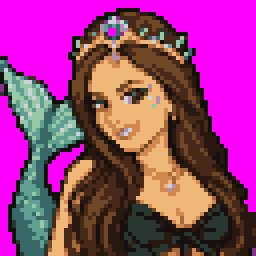
#> input picture graphics/portraits/allison.png, 64 x 64 px, found by its file name (shown 4 times larger)
$ python build_allison_sprites.py
#> lines starting #> are read from the running program, lines starting #| are printed output that depends on the picture
#!/usr/bin/env python3
"""
Wishes of Tomorrow -- cut Siren Allison's overworld sheets out of the artist's
sprite sheet.

Source: custom sprites/Trainer Sprites/allison.png

That sheet is one image holding everything: a tall battle sprite on the left,
and on the right an 8x4 grid of 32x48 cells. The grid's LEFT four columns are
her swimming (head and shoulders above the water), the RIGHT four are her
walking; the four rows are down / left / right / up, and each group of four
columns is a stand-step-stand-step cycle, so the two step poses are columns
1 and 3 of the group.

pokeemerald wants nine frames in a fixed order, and the right-facing row is not
needed -- the engine mirrors the left-facing frames.

THE SHEET IS DRAWN AT 2x AND MUST BE HALVED. Verified rather than assumed:
on the (0,0) phase, 98.9%% of its 2x2 blocks are a single flat colour, so it is
genuinely double-scale art and halving it is all but lossless. Emitted at full
size she towered over every other NPC on the route. Halved, a 32x48 cell
becomes 16x24 and her walking figure becomes 16x19, which sits comfortably in
the standard 16x32 NPC frame -- the same size as the player.

Blocks that are NOT uniform (the artist's own anti-aliasing) are resolved by
majority vote of the four pixels rather than by sampling one corner, which
keeps her outline from breaking up.

Each halved cell is placed into its frame at a FIXED offset rather than being
individually centred, so the artist's own frame-to-frame bob is preserved
instead of being flattened.

Run from the repo root:  python3 tools/build_allison_sprites.py
"""

import os
import sys

from PIL import Image

SRC = os.path.join("..", "custom sprites", "Trainer Sprites", "allison.png")

GRID_X, CELL_W, CELL_H = 160, 32, 48    # source cell, at 2x
FRAME_W, FRAME_H = 16, 32               # the standard NPC sprite, after halving
HALF_W, HALF_H = CELL_W // 2, CELL_H // 2
# Bottom-align the cell in the frame, matching how the other overworld sheets
# in this repo are authored (content sits on the tile).
OFF_X, OFF_Y = (FRAME_W - HALF_W) // 2, FRAME_H - HALF_H

ROW_DOWN, ROW_LEFT, ROW_UP = 0, 1, 3
STAND, STEP_A, STEP_B = 0, 1, 3

# pokeemerald's nine-frame order.
FRAMES = [
    (ROW_DOWN, STAND),   # 0 face down
    (ROW_UP,   STAND),   # 1 face up
    (ROW_LEFT, STAND),   # 2 face left
    (ROW_DOWN, STEP_A),  # 3 walk down
    (ROW_DOWN, STEP_B),  # 4
    (ROW_UP,   STEP_A),  # 5 walk up
    (ROW_UP,   STEP_B),  # 6
    (ROW_LEFT, STEP_A),  # 7 walk left
    (ROW_LEFT, STEP_B),  # 8
]

SHEETS = [
    ("swimmer_allison", 0),   # swimming: the left four columns
    ("wot_allison_land", 4),  # walking:  the right four columns
]

OUT_PIC = os.path.join("graphics", "object_events", "pics", "people")
OUT_PAL = os.path.join("graphics", "object_events", "palettes")

# The sheet's background is a palette INDEX, not simply "black" -- index 0 is
# also black and is real outline. Keying on the colour would eat her outlines.
BG_INDEX = 25


def halve(cell):
    """2x -> 1x by majority vote of each 2x2 block."""
    px = cell.load()
    out = Image.new("P", (HALF_W, HALF_H), BG_INDEX)
    out.putpalette(cell.getpalette())
    dst = out.load()
    for y in range(HALF_H):
        for x in range(HALF_W):
            quad = [px[x * 2, y * 2], px[x * 2 + 1, y * 2],
                    px[x * 2, y * 2 + 1], px[x * 2 + 1, y * 2 + 1]]
            dst[x, y] = max(set(quad), key=lambda v: (quad.count(v), v != BG_INDEX))
    return out


def build(src, name, col_base):
    frames = []
    for row, col in FRAMES:
        x = GRID_X + (col_base + col) * CELL_W
        frames.append(halve(src.crop((x, row * CELL_H, x + CELL_W, row * CELL_H + CELL_H))))

    # Collect the colours actually used, transparent first.
    used = []
    for f in frames:
        for p in f.getdata():
            if p != BG_INDEX and p not in used:
                used.append(p)
    if len(used) > 15:
        sys.exit("%s: %d colours, over the 15 + transparent limit" % (name, len(used)))

    src_pal = src.getpalette()
    palette = [(255, 0, 255)] + [tuple(src_pal[i * 3:i * 3 + 3]) for i in used]
    palette += [(0, 0, 0)] * (16 - len(palette))
    remap = {old: new + 1 for new, old in enumerate(used)}

    sheet = Image.new("P", (FRAME_W * len(frames), FRAME_H), 0)
    flat = []
    for rgb in palette:
        flat += list(rgb)
    sheet.putpalette(flat)

    dst = sheet.load()
    for n, f in enumerate(frames):
        px = f.load()
        for y in range(HALF_H):
            for x in range(HALF_W):
                v = px[x, y]
                if v != BG_INDEX:
                    dst[n * FRAME_W + OFF_X + x, OFF_Y + y] = remap[v]

    pic = os.path.join(OUT_PIC, name + ".png")
    sheet.save(pic)

    pal = os.path.join(OUT_PAL, name + ".pal")
    with open(pal, "w", newline="\r\n") as fh:
        fh.write("JASC-PAL\n0100\n16\n")
        for r, g, b in palette:
            fh.write("%d %d %d\n" % (r, g, b))

    print("%-18s %s  %d frames, %d colours -> %s" %
          (name, "%dx%d" % sheet.size, len(frames), len(used) + 1, pic))


def main():
    src = Image.open(SRC)
#> src is the input picture: PIL image 64x64 P; mean R, G, B 153, 60.3, 124
    if src.mode != "P":
        sys.exit("expected a paletted source sheet, got %s" % src.mode)
    for name, col_base in SHEETS:
        build(src, name, col_base)
#> this loop made 2 passes
#> palette in build on passes 1 to 2: [(255, 0, 255), (255, 0, 255)], [(255, 0, 255), (255, 0, 255)]
#> pass 1, in build, `sheet.save(pic)`:
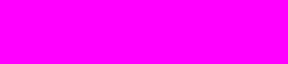
#> saved as swimmer_allison.png: PIL image 144x32 P (shown 2 times larger); mean R, G, B 255, 0, 255


if __name__ == "__main__":
    main()
